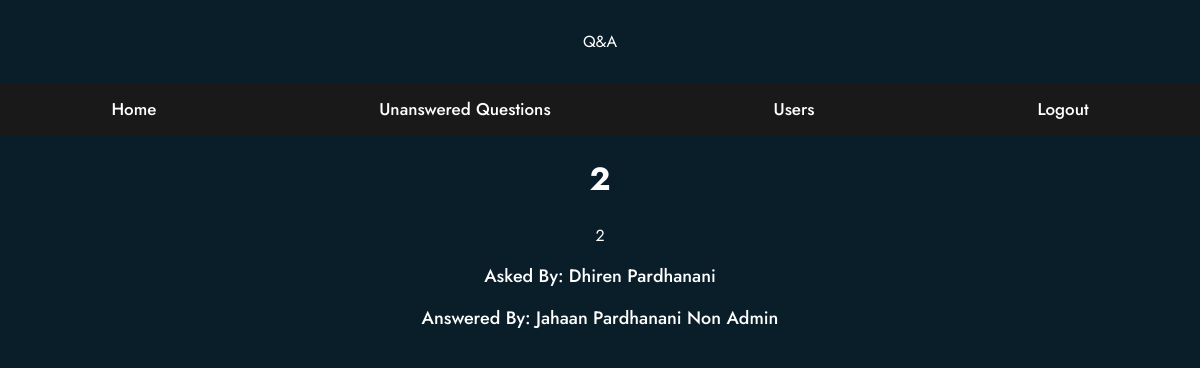
The app's page /question/117 (signed in) with its own data.
### tables this page shows
CREATE TABLE questions(
    id integer primary key autoincrement,
    question_text text not null,
    answer_text text,
    asked_by_id integer not null,
    expert_id integer not null
);

CREATE TABLE users(
    id integer primary key autoincrement,
    name_text text not null,
    password_text text not null,
    expert_boolean boolean not null,
    admin_boolean boolean not null
);

### app.py (the view)
@app.route("/question/<question_id>")
def question(question_id):
    user = get_current_user()
    db = get_db()
    print("question", question_id)
    question_cur = db.execute(
        "select questions.question_text, questions.answer_text, askers.name_text as asker_name, experts.name_text as expert_name from questions join users as askers on askers.id = questions.asked_by_id join users as experts on experts.id = questions.expert_id where questions.id = ? ", [question_id])
    question = question_cur.fetchone()
    print(question)
    return render_template("question.html", user=user, question=question)

### app.py (called while the page is built)
def get_current_user():
    user_result = None
    if "user" in session:
        user = session["user"]
        db = get_db()
        user_cur = db.execute(
            "select id, name_text, password_text, expert_boolean, admin_boolean from users where name_text = ?", [user])
        user_result = user_cur.fetchone()
    return user_result

### database.py (called while the page is built)
def connect_db():
    sql = sqlite3.connect(
        "/Users/jahaan/OneDrive/Programming/webapp/Forum/questions.db")
    print("True")
    sql.row_factory = sqlite3.Row
    return sql

def get_db():
    if not hasattr(g, "sqlite_db"):
        g.sqlite_db = connect_db()
    return g.sqlite_db

### templates/question.html (shortened to what this page needs)
<!DOCTYPE html>
<html lang="en">
  <head>
    <link rel="stylesheet" href="/static/style.css">
  </head>
  <body>
    <div class="header">Q&A</div>
    <ul id="navbar">
      <li><a href="/">Home</a></li>
      {% if user and user["admin_boolean"] == 1 and user["expert_boolean"] == 1 %}
      <li><a href="/unanswered">Unanswered Questions</a></li>
      <li><a href="/users">Users</a></li>
      {% endif %}
      {% if user %}
      <li><a href="/logout">Logout</a></li>
      {% endif %}
    </ul>
        <h1>{{ question['question_text'] }}</h1>
        <p>{{ question['answer_text'] }}</p>
        <p><a>Asked By: {{ question['asker_name'] }}</a></p>
        <p><a>Answered By: {{ question['expert_name'] }}</a></p>
  </body>
</html>

### static/style.css (style rules this page uses)
.header { box-shadow: 5px solid #1a1919; padding: 30px; text-align: center; }
#navbar { overflow: hidden; background-color: #1a1919; font-family: 'Jost', sans-serif; }
#navbar a { float: left; display: block; text-align: center; padding: 14px 16px; text-decoration: none; font-size: 17px; }
body { background-color: #0a1e29; padding: 0; margin: 0; color: #fff; text-align: center; font-family: 'Jost', sans-serif; }
ul { list-style-type: none; margin: 0; padding: 0; display: flex; align-items: center; flex-direction: row; justify-content: space-around; font-family: 'Jost', sans-serif; }
li { position: relative; padding: 0 20px; height: 100%; display: flex; font-family: 'Jost', sans-serif; }
a { z-index: 1; color: white; text-decoration: none; font-family: 'Jost', sans-serif; font-weight: 500; font-size: 18px; padding: 10px 5px; }
li:before { content: ""; position: absolute; height: 33.33%; width: 0; background-color: #0d7cff; right: 0; z-index: 0; top: 33.33%; transition: all 0.5s; }
li:after { content: ""; position: absolute; height: 33.33%; width: 0; background-color: #0d7cff; left: 0; z-index: 0; bottom: 0; transition: all 0.5s; }
a:before { position: absolute; content: ""; height: 33.33%; width: 0; background-color: #0d7cff; bottom: 66.66%; left: 0; transition: all 0.5s; }

### records on screen
questions: question_text "2", answer_text "2"
users: asker_name "Dhiren Pardhanani"
users: expert_name "Jahaan Pardhanani Non Admin"
